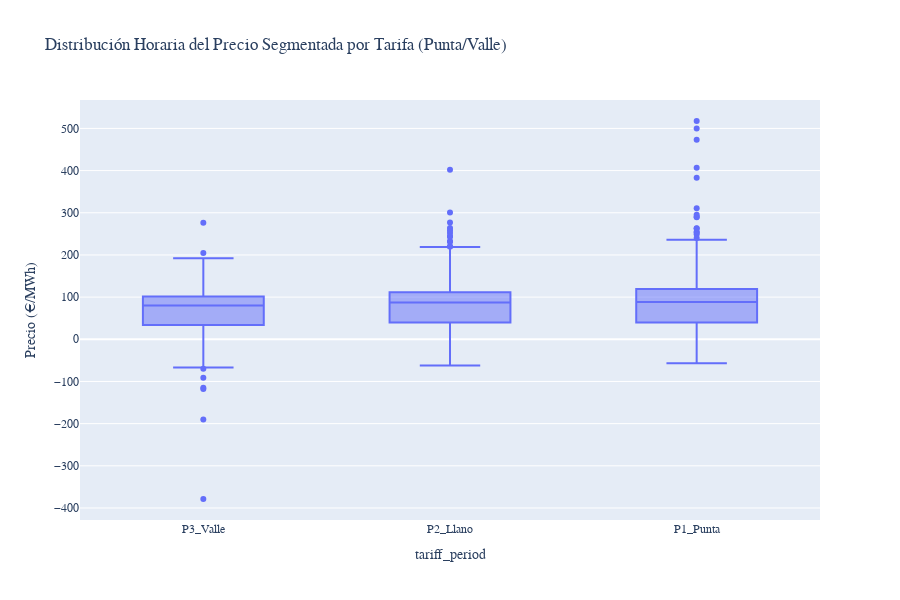

Write notebook code for a chart like this one.
### Markdown cell above
### Check tariff period variability

### Code cell
fig = px.box(
    all_data,
    x='tariff_period',
    y='price',
    title='Distribución Horaria del Precio Segmentada por Tarifa (Punta/Valle)',
    labels={'price': 'Precio (€/MWh)', 'hour': 'Hora del Día'},
    height=600
)

fig.update_layout(
        font=dict(family="Arial"),
        showlegend=False # Legend is redundant if x-axis is labeled
    )

fig.update_xaxes(tickmode='linear', dtick=1) 
fig.show()

### Figure 1 — Plotly figure (JSON) as saved in the notebook; plotly's stock layout.template omitted (floating-point values rounded to 4 significant figures; data arrays with more than 128 entries replaced by an {"elided": "..."} marker saying what was removed)
{"data": [{"alignmentgroup": "True", "hovertemplate": "tariff_period=%{x}<br>Precio (€/MWh)=%{y}<extra></extra>", "legendgroup": "", "marker": {"color": "#636efa"}, "name": "", "notched": false, "offsetgroup": "", "orientation": "v", "showlegend": false, "type": "box", "x": {"elided": "8204 str values"}, "x0": " ", "xaxis": "x", "y": {"elided": "8204 float values"}, "y0": " ", "yaxis": "y"}], "layout": {"boxmode": "group", "font": {"family": "Arial"}, "height": 600, "legend": {"tracegroupgap": 0}, "showlegend": false, "title": {"text": "Distribución Horaria del Precio Segmentada por Tarifa (Punta/Valle)"}, "xaxis": {"anchor": "y", "domain": [0, 1], "dtick": 1, "tickmode": "linear", "title": {"text": "tariff_period"}}, "yaxis": {"anchor": "x", "domain": [0, 1], "title": {"text": "Precio (€/MWh)"}}}}
